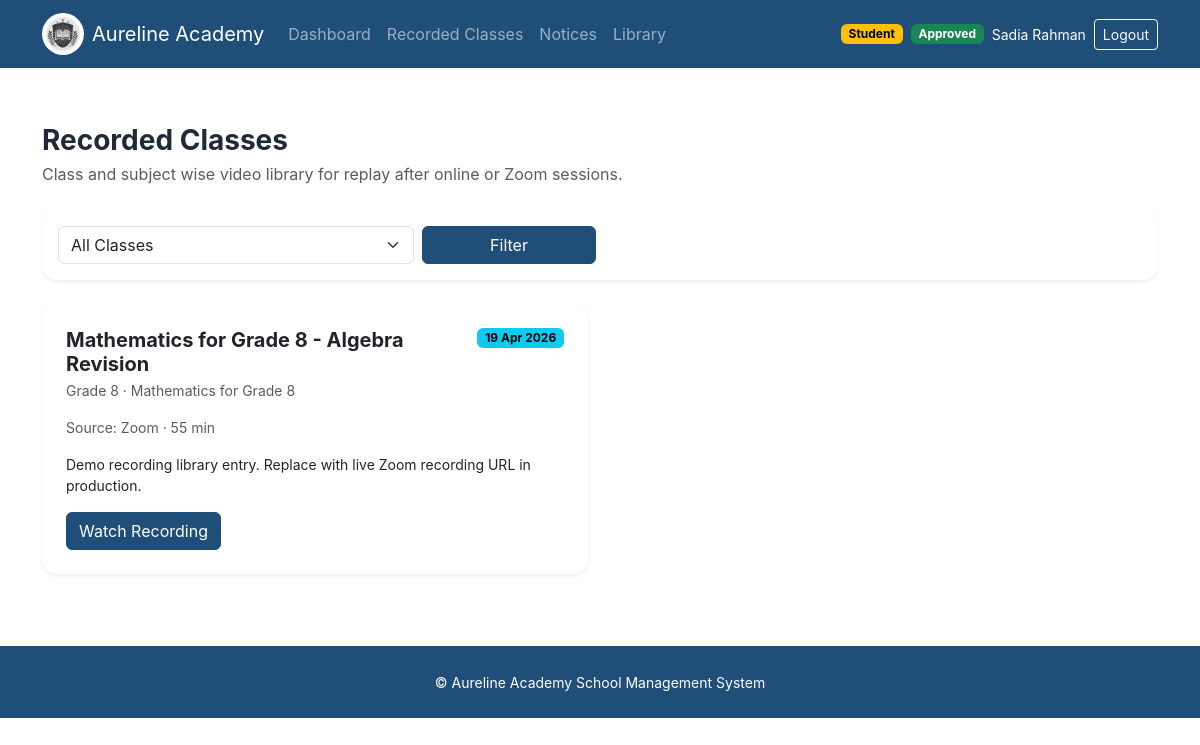
/integrations/recordings (signed in), run on the app's committed database.
### app/models.py (models this page shows, shortened)
class TimestampMixin:
    created_at = db.Column(db.DateTime, default=datetime.utcnow, nullable=False)
    updated_at = db.Column(db.DateTime, default=datetime.utcnow, onupdate=datetime.utcnow, nullable=False)

class User(UserMixin, TimestampMixin, db.Model):
    id = db.Column(db.Integer, primary_key=True)
    full_name = db.Column(db.String(120), nullable=False)
    email = db.Column(db.String(120), unique=True, nullable=False, index=True)
    password_hash = db.Column(db.String(255), nullable=False)
    role = db.Column(db.String(20), nullable=False, index=True)
    phone = db.Column(db.String(20))
    is_active = db.Column(db.Boolean, default=True, nullable=False)
    approval_status = db.Column(db.String(20), default="approved", nullable=False, index=True)
    registration_source = db.Column(db.String(20), default="admin_created", nullable=False)
    approved_at = db.Column(db.DateTime)
    approved_by_user_id = db.Column(db.Integer, db.ForeignKey("user.id"))
    approved_by = db.relationship("User", remote_side=[id], backref="approved_users")
    student_profile = db.relationship("StudentProfile", back_populates="user", uselist=False, cascade="all, delete-orphan")
    teacher_profile = db.relationship("TeacherProfile", back_populates="user", uselist=False, cascade="all, delete-orphan")
    submitted_course_requests = db.relationship("CourseRequest", foreign_keys="CourseRequest.requester_user_id", back_populates="requester")
    reviewed_course_requests = db.relationship("CourseRequest", foreign_keys="CourseRequest.reviewed_by_user_id", back_populates="reviewed_by")
    def get_role_badge(self):
        return self.role.title()
    def get_status_badge(self):
        return self.approval_status.title()

class RecordedClassVideo(TimestampMixin, db.Model):
    id = db.Column(db.Integer, primary_key=True)
    course_id = db.Column(db.Integer, db.ForeignKey("course.id"), nullable=False)
    title = db.Column(db.String(180), nullable=False)
    class_name = db.Column(db.String(50), nullable=False)
    subject_label = db.Column(db.String(120), nullable=False)
    zoom_meeting_id = db.Column(db.String(120))
    recording_date = db.Column(db.Date, nullable=False)
    video_url = db.Column(db.String(500), nullable=False)
    duration_minutes = db.Column(db.Integer)
    source = db.Column(db.String(30), default="zoom", nullable=False)
    access_scope = db.Column(db.String(20), default="class_only", nullable=False)
    notes = db.Column(db.Text)
    course = db.relationship("Course", back_populates="recordings")

### app/integrations/routes.py (the view)
@integrations_bp.route('/recordings')
@login_required
def recordings_library():
    query = RecordedClassVideo.query.join(Course)
    class_filter = (request.args.get('class_name') or '').strip()
    if current_user.role == 'student' and current_user.student_profile:
        query = query.filter(RecordedClassVideo.class_name == current_user.student_profile.class_name)
    elif current_user.role == 'teacher' and current_user.teacher_profile:
        query = query.filter(Course.teacher_id == current_user.teacher_profile.id)
    if class_filter:
        query = query.filter(RecordedClassVideo.class_name == class_filter)
    recordings = query.order_by(RecordedClassVideo.recording_date.desc(), RecordedClassVideo.created_at.desc()).all()
    classes = [row[0] for row in db.session.query(RecordedClassVideo.class_name).distinct().order_by(RecordedClassVideo.class_name.asc()).all()]
    return render_template('integrations/recordings.html', recordings=recordings, classes=classes, class_filter=class_filter)

### app/models.py (called while the page is built)
@login_manager.user_loader
def load_user(user_id):
    return db.session.get(User, int(user_id))

### app/templates/integrations/recordings.html (shortened to what this page needs)
{% extends 'base.html' %}
{% block content %}
<section class="py-4">
  <div class="container">
    <div class="d-flex justify-content-between align-items-center flex-wrap gap-2 mb-4">
      <div>
        <h1 class="h3 fw-bold mb-1">Recorded Classes</h1>
        <p class="text-muted mb-0">Class and subject wise video library for replay after online or Zoom sessions.</p>
      </div>
    </div>
    <div class="card border-0 shadow-sm rounded-4 mb-4">
      <div class="card-body p-3">
        <form class="row g-2" method="get">
          <div class="col-md-4">
            <select name="class_name" class="form-select">
              <option value="">All Classes</option>
            </select>
          </div>
          <div class="col-md-2"><button class="btn btn-primary w-100">Filter</button></div>
        </form>
      </div>
    </div>
    <div class="row g-4">
      {% for item in recordings %}
      <div class="col-lg-6">
        <div class="card border-0 shadow-sm rounded-4 h-100">
          <div class="card-body p-4">
            <div class="d-flex justify-content-between align-items-start gap-3 mb-3">
              <div>
                <h2 class="h5 fw-bold mb-1">{{ item.title }}</h2>
                <div class="small text-muted">{{ item.class_name }} · {{ item.subject_label }}</div>
              </div>
              <span class="badge text-bg-info">{{ item.recording_date.strftime('%d %b %Y') }}</span>
            </div>
            <div class="small text-muted mb-3">Source: {{ item.source|title }}{% if item.duration_minutes %} · {{ item.duration_minutes }} min{% endif %}</div>
            {% if item.notes %}<p class="small">{{ item.notes }}</p>{% endif %}
            <a class="btn btn-primary" href="{{ item.video_url }}" target="_blank" rel="noopener">Watch Recording</a>
          </div>
        </div>
      </div>
      {% else %}
      <div class="col-12"><div class="alert alert-light border">No recorded classes available yet.</div></div>
      {% endfor %}
    </div>
  </div>
</section>
{% endblock %}

### app/templates/base.html (shortened to what this page needs)
<!doctype html>
<html lang="en">
<head>
  <link rel="stylesheet" href="https://cdn.jsdelivr.net/npm/bootstrap@5.3.3/dist/css/bootstrap.min.css">
  <link rel="stylesheet" href="{{ url_for('static', filename='css/style.css') }}">
</head>
<body>
<nav class="navbar navbar-expand-lg navbar-dark aureline-nav sticky-top">
  <div class="container">
    <a class="navbar-brand d-flex align-items-center gap-2" href="{{ url_for('main.index') }}">
      <img src="{{ url_for('static', filename='img/aureline-logo.png') }}" alt="Aureline Academy" width="42" height="42" class="rounded-circle bg-white p-1">
      <span>Aureline Academy</span>
    </a>
    <div class="collapse navbar-collapse" id="mainNav">
      {% if current_user.is_authenticated %}
      <ul class="navbar-nav me-auto mb-2 mb-lg-0">
        <li class="nav-item"><a class="nav-link" href="{{ url_for('dashboard.home') }}">Dashboard</a></li>
        {% if current_user.role == 'student' %}
        <li class="nav-item"><a class="nav-link" href="{{ url_for('integrations.recordings_library') }}">Recorded Classes</a></li>
        <li class="nav-item"><a class="nav-link" href="{{ url_for('communication.notices') }}">Notices</a></li>
        <li class="nav-item"><a class="nav-link" href="{{ url_for('library.catalog') }}">Library</a></li>
        {% endif %}
      </ul>
      <div class="d-flex align-items-center gap-2">
        <span class="badge text-bg-warning">{{ current_user.get_role_badge() }}</span>
        <span class="badge {% if current_user.approval_status == 'approved' %}text-bg-success{% else %}text-bg-secondary{% endif %}">{{ current_user.get_status_badge() }}</span>
        <span class="text-white small">{{ current_user.full_name }}</span>
        <a class="btn btn-outline-light btn-sm" href="{{ url_for('auth.logout') }}">Logout</a>
      </div>
      {% else %}
      <div class="ms-auto d-flex gap-2">
        <a class="btn btn-outline-light btn-sm" href="{{ url_for('auth.login') }}">Login</a>
        <a class="btn btn-warning btn-sm" href="{{ url_for('auth.register') }}">Student Register</a>
      </div>
      {% endif %}
    </div>
  </div>
</nav>
<main>
  <div class="container py-3">
  </div>
  {% block content %}{% endblock %}
</main>
<footer class="py-4 text-center text-white aureline-footer mt-5">
  <small>© Aureline Academy School Management System</small>
</footer>
</body>
</html>

### app/static/css/style.css (style rules this page uses)
:root { --aureline-primary: #1f4e79; --aureline-secondary: #f4b400; --aureline-bg: #f6f9fc; --aureline-text: #1f2937; }
body { font-family: Inter, "Segoe UI", sans-serif; color: var(--aureline-text); background: #ffffff; }
.aureline-nav, .aureline-footer { background: var(--aureline-primary); }
.btn-primary { background: var(--aureline-primary); border-color: var(--aureline-primary); }
.card { overflow: hidden; }

### data on the page
User: get_role_badge "Student", get_status_badge "Approved", full_name "Sadia Rahman"
RecordedClassVideo: title "Mathematics for Grade 8 - Algebra Revision", class_name "Grade 8", subject_label "Mathematics for Grade 8", recording_date "19 Apr 2026", source "Zoom", duration_minutes "55", notes "Demo recording library entry. Replace with live Zoom recording URL in production."
